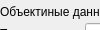
         <widget class="QWidget" name="page_2">
          <property name="geometry">
           <rect>
            <x>0</x>
            <y>0</y>
            <width>100</width>
            <height>30</height>
           </rect>
          </property>
          <attribute name="label">
           <string>Анамнез стр. 2</string>
          </attribute>
          <widget class="QWidget" name="layoutWidget_4">
           <property name="geometry">
            <rect>
             <x>0</x>
             <y>0</y>
             <width>363</width>
             <height>433</height>
            </rect>
           </property>
           <layout class="QVBoxLayout" name="verticalLayoutAnamnez2">
            <property name="spacing">
             <number>0</number>
            </property>
            <item>
             <layout class="QHBoxLayout" name="horizontalLayout">
              <property name="spacing">
               <number>0</number>
              </property>
              <item>
               <widget class="QLabel" name="label_34">
                <property name="sizePolicy">
                 <sizepolicy hsizetype="Preferred" vsizetype="Fixed">
                  <horstretch>0</horstretch>
                  <verstretch>0</verstretch>
                 </sizepolicy>
                </property>
                <property name="minimumSize">
                 <size>
                  <width>0</width>
                  <height>21</height>
                 </size>
                </property>
                <property name="text">
                 <string>Объектиные данные:</string>
                </property>
                <property name="alignment">
                 <set>Qt::AlignLeading|Qt::AlignLeft|Qt::AlignVCenter</set>
                </property>
               </widget>
              </item>
              <item>
               <widget class="QCheckBox" name="checkNorSt">
                <property name="text">
                 <string>Состояние удовлетворительное</string>
                </property>
                <property name="checked">
                 <bool>true</bool>
                </property>
               </widget>
              </item>
             </layout>
            </item>
            <item>
             <layout class="QHBoxLayout" name="horizontalLayout_13">
              <property name="spacing">
               <number>0</number>
              </property>
              <item>
               <widget class="QLabel" name="label_35">
                <property name="sizePolicy">
                 <sizepolicy hsizetype="Preferred" vsizetype="Fixed">
                  <horstretch>0</horstretch>
                  <verstretch>21</verstretch>
                 </sizepolicy>
                </property>
                <property name="text">
                 <string>Телосложение:</string>
                </property>
               </widget>
              </item>
              <item>
               <widget class="QLineEdit" name="linePhys">
                <property name="sizePolicy">
                 <sizepolicy hsizetype="Expanding" vsizetype="Fixed">
                  <horstretch>0</horstretch>
                  <verstretch>21</verstretch>
                 </sizepolicy>
                </property>
               </widget>
              </item>
             </layout>
            </item>
            <item>
             <layout class="QHBoxLayout" name="horizontalLayout_14">
              <property name="spacing">
               <number>0</number>
              </property>
              <item>
               <widget class="QLabel" name="label_36">
                <property name="sizePolicy">
                 <sizepolicy hsizetype="Preferred" vsizetype="Fixed">
                  <horstretch>0</horstretch>
                  <verstretch>21</verstretch>
                 </sizepolicy>
                </property>
                <property name="text">
                 <string>Питание:</string>
                </property>
               </widget>
              </item>
              <item>
               <widget class="QLineEdit" name="lineFood">
                <property name="sizePolicy">
                 <sizepolicy hsizetype="Expanding" vsizetype="Fixed">
                  <horstretch>0</horstretch>
                  <verstretch>21</verstretch>
                 </sizepolicy>
                </property>
               </widget>
              </item>
             </layout>
            </item>
            <item>
             <layout class="QHBoxLayout" name="horizontalLayout_15">
              <property name="spacing">
               <number>0</number>
              </property>
              <item>
               <widget class="QLabel" name="label_37">
                <property name="sizePolicy">
                 <sizepolicy hsizetype="Preferred" vsizetype="Fixed">
                  <horstretch>0</horstretch>
                  <verstretch>21</verstretch>
                 </sizepolicy>
                </property>
                <property name="text">
                 <string>Кожные покровы:</string>
                </property>
               </widget>
              </item>
              <item>
               <widget class="QLineEdit" name="lineSkin">
                <property name="sizePolicy">
                 <sizepolicy hsizetype="Expanding" vsizetype="Fixed">
                  <horstretch>0</horstretch>
                  <verstretch>21</verstretch>
                 </sizepolicy>
                </property>
               </widget>
              </item>
             </layout>
            </item>
            <item>
             <layout class="QHBoxLayout" name="horizontalLayout_16">
              <property name="spacing">
               <number>0</number>
              </property>
              <item>
               <widget class="QLabel" name="label_38">
                <property name="sizePolicy">
                 <sizepolicy hsizetype="Preferred" vsizetype="Fixed">
                  <horstretch>0</horstretch>
                  <verstretch>21</verstretch>
                 </sizepolicy>
                </property>
                <property name="text">
                 <string>Отеки:</string>
                </property>
               </widget>
              </item>
              <item>
               <widget class="QLineEdit" name="lineOedema">
                <property name="sizePolicy">
                 <sizepolicy hsizetype="Expanding" vsizetype="Fixed">
                  <horstretch>0</horstretch>
                  <verstretch>21</verstretch>
                 </sizepolicy>
                </property>
               </widget>
              </item>
             </layout>
            </item>
            <item>
             <widget class="QLabel" name="label_39">
              <property name="sizePolicy">
               <sizepolicy hsizetype="Preferred" vsizetype="Fixed">
                <horstretch>0</horstretch>
                <verstretch>21</verstretch>
               </sizepolicy>
              </property>
              <property name="text">
               <string>Периферийные лимфоузлы:</string>
              </property>
             </widget>
            </item>
            <item>
             <widget class="QTextEdit" name="textLimpha">
              <property name="sizePolicy">
               <sizepolicy hsizetype="Expanding" vsizetype="Fixed">
                <horstretch>0</horstretch>
                <verstretch>105</verstretch>
               </sizepolicy>
              </property>
              <property name="maximumSize">
               <size>
                <width>16777215</width>
                <height>105</height>
               </size>
              </property>
             </widget>
            </item>
            <item>
             <layout class="QHBoxLayout" name="horizontalLayout_17">
              <property name="spacing">
               <number>0</number>
              </property>
              <item>
               <widget class="QLabel" name="label_40">
                <property name="sizePolicy">
                 <sizepolicy hsizetype="Preferred" vsizetype="Fixed">
                  <horstretch>0</horstretch>
                  <verstretch>21</verstretch>
                 </sizepolicy>
                </property>
                <property name="mouseTracking">
                 <bool>true</bool>
                </property>
                <property name="text">
                 <string>&lt;html&gt;&lt;head/&gt;&lt;body&gt;&lt;p&gt;t&lt;span style=&quot; vertical-align:super;&quot;&gt;o&lt;/span&gt;=&lt;/p&gt;&lt;/body&gt;&lt;/html&gt;</string>
                </property>
               </widget>
              </item>
              <item>
               <widget class="QLineEdit" name="lineTempr">
                <property name="sizePolicy">
                 <sizepolicy hsizetype="Expanding" vsizetype="Fixed">
                  <horstretch>0</horstretch>
                  <verstretch>21</verstretch>
                 </sizepolicy>
                </property>
               </widget>
              </item>
              <item>
               <widget class="QLabel" name="label_41">
                <property name="sizePolicy">
                 <sizepolicy hsizetype="Preferred" vsizetype="Fixed">
                  <horstretch>0</horstretch>
                  <verstretch>21</verstretch>
                 </sizepolicy>
                </property>
                <property name="text">
                 <string>ЧД=</string>
                </property>
               </widget>
              </item>
              <item>
               <widget class="QLineEdit" name="lineRespR">
                <property name="sizePolicy">
                 <sizepolicy hsizetype="Expanding" vsizetype="Fixed">
                  <horstretch>0</horstretch>
                  <verstretch>21</verstretch>
                 </sizepolicy>
                </property>
                <property name="text">
                 <string/>
                </property>
               </widget>
              </item>
             </layout>
            </item>
            <item>
             <layout class="QHBoxLayout" name="horizontalLayout_18">
              <property name="spacing">
               <number>0</number>
              </property>
              <item>
               <widget class="QLabel" name="label_42">
                <property name="sizePolicy">
                 <sizepolicy hsizetype="Preferred" vsizetype="Fixed">
                  <horstretch>0</horstretch>
                  <verstretch>21</verstretch>
                 </sizepolicy>
                </property>
                <property name="text">
                 <string>Грудная клетка:</string>
                </property>
               </widget>
              </item>
              <item>
               <widget class="QLineEdit" name="lineThorax">
                <property name="sizePolicy">
                 <sizepolicy hsizetype="Expanding" vsizetype="Fixed">
                  <horstretch>0</horstretch>
                  <verstretch>21</verstretch>
                 </sizepolicy>
                </property>
               </widget>
              </item>
             </layout>
            </item>
            <item>
             <layout class="QHBoxLayout" name="horizontalLayout_19">
              <property name="spacing">
               <number>0</number>
              </property>
              <item>
               <widget class="QLabel" name="label_43">
                <property name="sizePolicy">
                 <sizepolicy hsizetype="Preferred" vsizetype="Fixed">
                  <horstretch>0</horstretch>
                  <verstretch>21</verstretch>
                 </sizepolicy>
                </property>
                <property name="text">
                 <string>Перкуторно:</string>
                </property>
               </widget>
              </item>
              <item>
               <widget class="QLineEdit" name="linePercussion">
                <property name="sizePolicy">
                 <sizepolicy hsizetype="Expanding" vsizetype="Fixed">
                  <horstretch>0</horstretch>
                  <verstretch>21</verstretch>
                 </sizepolicy>
                </property>
               </widget>
              </item>
             </layout>
            </item>
            <item>
             <widget class="QLabel" name="label_45">
              <property name="sizePolicy">
               <sizepolicy hsizetype="Preferred" vsizetype="Fixed">
                <horstretch>0</horstretch>
                <verstretch>21</verstretch>
               </sizepolicy>
              </property>
              <property name="text">
               <string>Дыхание:</string>
              </property>
             </widget>
            </item>
            <item>
             <widget class="QTextEdit" name="textBreath">
              <property name="sizePolicy">
               <sizepolicy hsizetype="Expanding" vsizetype="Fixed">
                <horstretch>0</horstretch>
                <verstretch>105</verstretch>
               </sizepolicy>
              </property>
              <property name="maximumSize">
               <size>
                <width>16777215</width>
                <height>105</height>
               </size>
              </property>
             </widget>
            </item>
           </layout>
          </widget>
         </widget>
